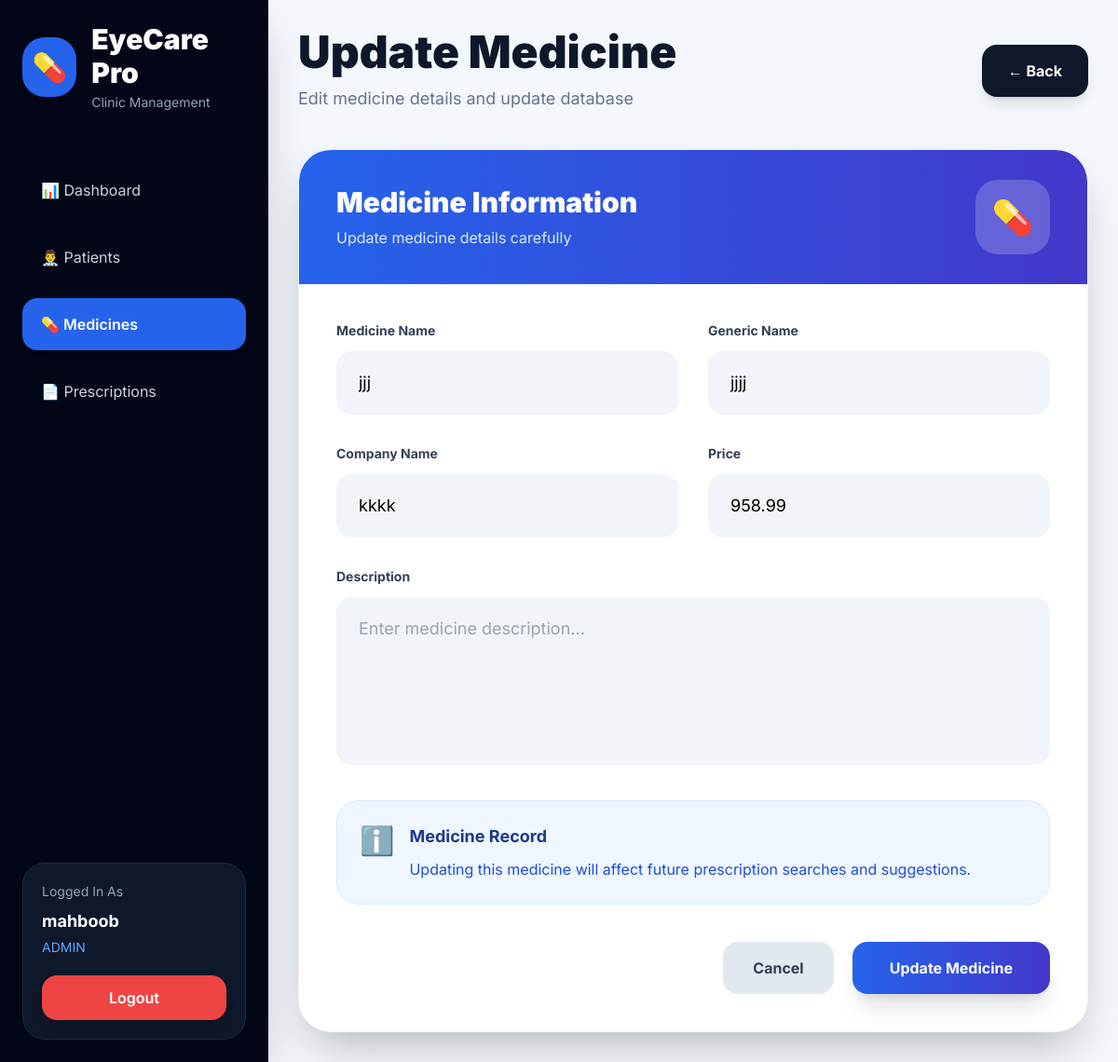
Screenshot of /medicines/update/6/ (signed in) with the database file from the repository.
### Userclinic/models.py (models this page shows, shortened)
class Profile(models.Model):
    ROLE_CHOICES = (
        ('ADMIN', 'Admin'),
        ('CONSULTANT', 'Consultant'),
    )
    user = models.OneToOneField(
        User,
        on_delete=models.CASCADE
    )
    role = models.CharField(
        max_length=20,
        choices=ROLE_CHOICES,
        default='CONSULTANT'
    )
    phone = models.CharField(
        max_length=20,
        blank=True,
        null=True
    )
    created_at = models.DateTimeField(
        auto_now_add=True
    )
    updated_at = models.DateTimeField(
        auto_now=True
    )

### medicines/models.py (models this page shows, shortened)
class Medicine(models.Model):
    name = models.CharField(
        max_length=200,
        unique=True
    )
    generic_name = models.CharField(
        max_length=200,
        blank=True,
        null=True
    )
    company = models.CharField(
        max_length=200,
        blank=True,
        null=True
    )
    price = models.DecimalField(
        max_digits=10,
        decimal_places=2,
        default=0
    )
    description = models.TextField(
        blank=True,
        null=True
    )
    created_at = models.DateTimeField(
        auto_now_add=True
    )

### Userclinic/decorators.py (the view)
    def wrapper(request, *args, **kwargs):
        if not request.user.is_authenticated:
            return redirect('login')
        try:
            role = request.user.profile.role
        except Exception:
            role = None
        if role != 'ADMIN':
            return redirect('login')
        return view_func(
            request,
            *args,
            **kwargs
        )

### medicines/forms.py (shortened to what this page needs)
class MedicineForm(forms.ModelForm):
    class Meta:
        model = Medicine
        fields = '__all__'

### Userclinic/context_processors.py (called while the page is built)
def user_role(request):
    role = ''
    try:
        if request.user.is_authenticated:
            role = request.user.profile.role
    except Exception:
        role = ''
    return {
        'user_role': role,
        'is_admin': role == 'ADMIN',
        'is_consultant': role == 'CONSULTANT',
    }

### medicines/views.py (called while the page is built)
@admin_required
def update_medicine(request, pk):
    medicine = get_object_or_404(
        Medicine,
        id=pk
    )
    if request.method == 'POST':
        form = MedicineForm(
            request.POST,
            instance=medicine
        )
        if form.is_valid():
            form.save()
            return redirect('medicine_list')
    else:
        form = MedicineForm(instance=medicine)
    context = {
        'form': form
    }
    return render(
        request,
        'update_medicine.html',
        context
    )

### templates/update_medicine.html (shortened to what this page needs)
<!DOCTYPE html>
<html lang="en">
<head>
    <script src="https://cdn.tailwindcss.com"></script>
</head>
<body>
<div class="flex min-h-screen">
    <aside class="w-72 bg-slate-950 text-white p-6 flex flex-col justify-between shadow-2xl">
        <div>
            <div class="mb-14">
                <div class="flex items-center gap-4">
                    <div class="w-16 h-16 rounded-3xl bg-blue-600 flex items-center justify-center text-3xl">
                        💊
                    </div>
                    <div>
                        <h1 class="text-3xl font-black">
                            EyeCare Pro
                        </h1>
                        <p class="text-slate-400 text-sm mt-1">
                            Clinic Management
                        </p>
                    </div>
                </div>
            </div>
            <nav class="space-y-4">
                <a href="{% url 'dashboard' %}"
                   class="flex items-center gap-4 hover:bg-slate-900 px-5 py-4 rounded-2xl text-slate-300 smooth">
                    📊 Dashboard
                </a>
                <a href="{% url 'patient_list' %}"
                   class="flex items-center gap-4 hover:bg-slate-900 px-5 py-4 rounded-2xl text-slate-300 smooth">
                    👨‍⚕️ Patients
                </a>
                <a href="{% url 'medicine_list' %}"
                   class="flex items-center gap-4 bg-blue-600 px-5 py-4 rounded-2xl text-white font-semibold shadow-lg">
                    💊 Medicines
                </a>
                <a href="{% url 'create_prescription' %}"
                   class="flex items-center gap-4 hover:bg-slate-900 px-5 py-4 rounded-2xl text-slate-300 smooth">
                    📄 Prescriptions
                </a>
            </nav>
        </div>
        <div class="bg-slate-900 rounded-3xl p-5 border border-slate-800">
            <p class="text-slate-400 text-sm">
                Logged In As
            </p>
            <h3 class="font-bold text-lg mt-2">
                {{ request.user.username }}
            </h3>
            <p class="text-blue-400 text-sm mt-1">
                {{ user_role }}
            </p>
            <form method="POST"
                  action="{% url 'logout' %}"
                  class="mt-5">
                <button type="submit"
                        class="w-full bg-red-500 hover:bg-red-600 smooth text-white py-3 rounded-2xl font-semibold shadow-lg">
                    Logout
                </button>
            </form>
        </div>
    </aside>
    <main class="flex-1 p-8 overflow-y-auto">
        <div class="flex justify-between items-center mb-10">
            <div>
                <h1 class="text-5xl font-black text-slate-900">
                    Update Medicine
                </h1>
                <p class="text-slate-500 mt-3 text-lg">
                    Edit medicine details and update database
                </p>
            </div>
            <a href="{% url 'medicine_list' %}"
               class="bg-slate-900 hover:bg-black smooth text-white px-7 py-4 rounded-2xl font-bold shadow-lg">
                ← Back
            </a>
        </div>
        <div class="max-w-5xl bg-white rounded-[35px] shadow-2xl border border-slate-100 overflow-hidden">
            <div class="bg-gradient-to-r from-blue-600 to-indigo-700 px-10 py-8 text-white">
                <div class="flex items-center justify-between">
                    <div>
                        <h2 class="text-3xl font-black">
                            Medicine Information
                        </h2>
                        <p class="text-blue-100 mt-2">
                            Update medicine details carefully
                        </p>
                    </div>
                    <div class="w-20 h-20 rounded-3xl bg-white/20 flex items-center justify-center text-4xl">
                        💊
                    </div>
                </div>
            </div>
            <form method="POST"
                  class="p-10">
                <div class="grid grid-cols-1 md:grid-cols-2 gap-8">
                    <div>
                        <label class="block text-sm font-bold text-slate-700 mb-3">
                            Medicine Name
                        </label>
                        <input type="text"
                               name="name"
                               value="{{ form.instance.name }}"
                               placeholder="Enter medicine name"
                               class="w-full rounded-2xl px-6 py-5 text-lg outline-none focus:ring-4 transition
                               {% if form.name.errors %}
                                   bg-red-50 border-2 border-red-400 focus:ring-red-200
                               {% else %}
                                   bg-slate-100 border-0 focus:ring-blue-200
                               {% endif %}
                               ">
                    </div>
                    <div>
                        <label class="block text-sm font-bold text-slate-700 mb-3">
                            Generic Name
                        </label>
                        <input type="text"
                               name="generic_name"
                               value="{{ form.instance.generic_name }}"
                               placeholder="Enter generic name"
                               class="w-full bg-slate-100 border-0 rounded-2xl px-6 py-5 text-lg outline-none focus:ring-4 focus:ring-blue-200">
                    </div>
                    <div>
                        <label class="block text-sm font-bold text-slate-700 mb-3">
                            Company Name
                        </label>
                        <input type="text"
                               name="company"
                               value="{{ form.instance.company }}"
                               placeholder="Enter company name"
                               class="w-full bg-slate-100 border-0 rounded-2xl px-6 py-5 text-lg outline-none focus:ring-4 focus:ring-blue-200">
                    </div>
                    <div>
                        <label class="block text-sm font-bold text-slate-700 mb-3">
                            Price
                        </label>
                        <input type="number"
                               step="0.01"
                               name="price"
                               value="{{ form.instance.price }}"
                               placeholder="Enter medicine price"
                               class="w-full rounded-2xl px-6 py-5 text-lg outline-none focus:ring-4 transition
                               {% if form.price.errors %}
                                   bg-red-50 border-2 border-red-400 focus:ring-red-200
                               {% else %}
                                   bg-slate-100 border-0 focus:ring-blue-200
                               {% endif %}
                               ">
                    </div>
                </div>
                <div class="mt-8">
                    <label class="block text-sm font-bold text-slate-700 mb-3">
                        Description
                    </label>
                    <textarea name="description"
                              rows="5"
                              placeholder="Enter medicine description..."
                              class="w-full bg-slate-100 border-0 rounded-2xl px-6 py-5 text-lg outline-none focus:ring-4 focus:ring-blue-200 resize-none">{{ form.instance.description }}</textarea>
                </div>
                <div class="mt-8 bg-blue-50 border border-blue-100 rounded-3xl p-6">
                    <div class="flex items-start gap-4">
                        <div class="text-3xl">
                            ℹ️
                        </div>
                        <div>
                            <h3 class="font-bold text-blue-900 text-lg">
                                Medicine Record
                            </h3>
                            <p class="text-blue-700 mt-2 leading-relaxed">
                                Updating this medicine will affect future
                                prescription searches and suggestions.
                            </p>
                        </div>
                    </div>
                </div>
                <div class="flex items-center justify-end gap-5 mt-10">
                    <a href="{% url 'medicine_list' %}"
                       class="bg-slate-200 hover:bg-slate-300 smooth text-slate-700 px-8 py-4 rounded-2xl font-bold">
                        Cancel
                    </a>
                    <button type="submit"
                            class="bg-gradient-to-r from-blue-600 to-indigo-700 hover:scale-[1.02] hover:shadow-2xl smooth text-white px-10 py-4 rounded-2xl font-bold shadow-xl">
                        Update Medicine
                    </button>
                </div>
            </form>
        </div>
    </main>
</div>
</body>
</html>

### templates/update_medicine.html (style rules this page uses)
body { font-family: 'Inter', sans-serif; background: #f4f7fb; }
.smooth { transition: all 0.3s ease; }

### rows the page displays
Profile: role "ADMIN"
Medicine: name "jjj", generic_name "jjjj", company "kkkk", price "958.99"

### other values shown
{{ request.user.username }} "mahboob"
